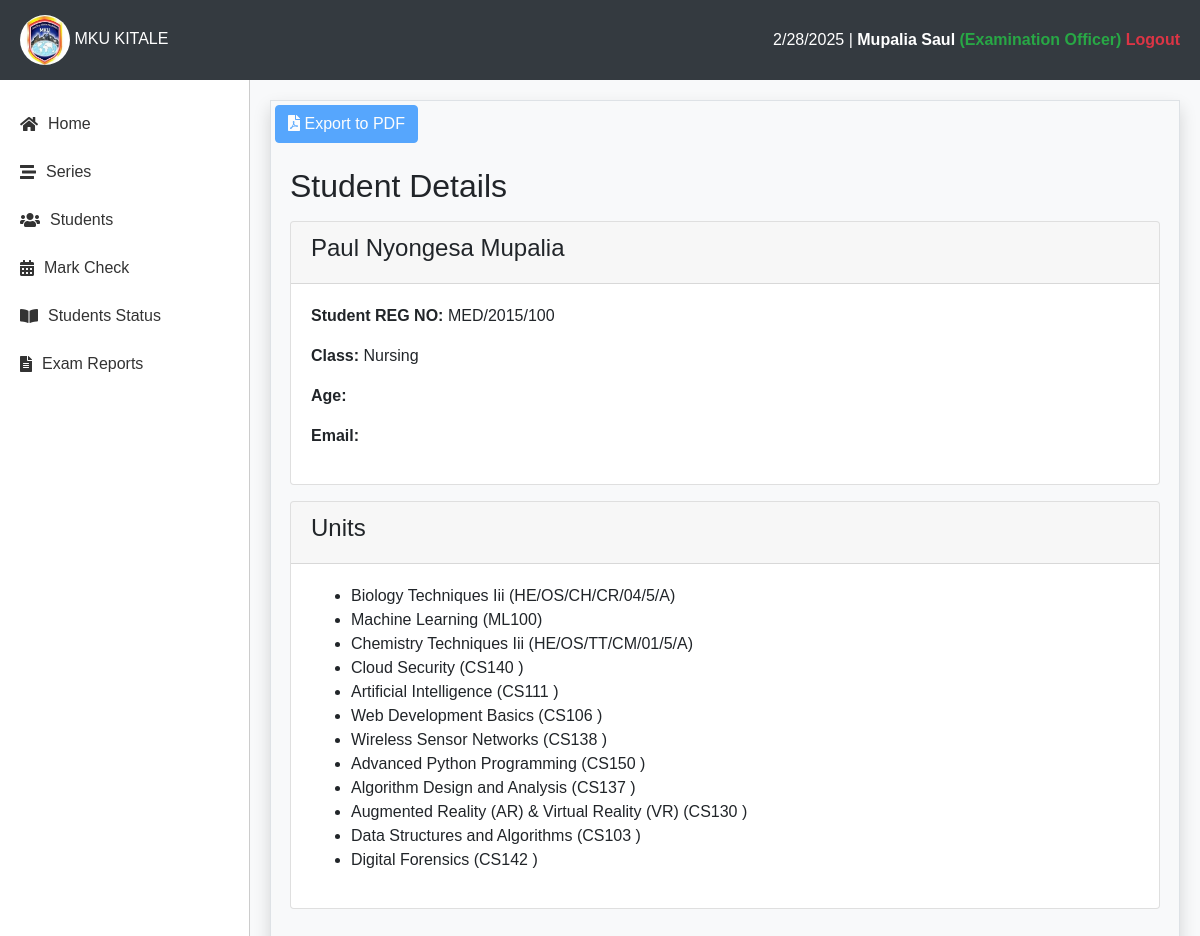
/report/student/1/ (signed in), run on the app's committed database.
### reports/models.py (models this page shows, shortened)
class User(AbstractUser):
    ADMIN = (
        ("ADMIN", "ADMIN"),
        ("STUDENT", "STUDENT"),
        ("TRAINER", "TRAINER"),
        ("EXAMINATION_OFFICER", "EXAMINATION_OFFICER"),
    )
    id_number = models.CharField(max_length=50, unique=True, null=True)
    role = models.CharField(max_length=50, choices=ADMIN, default="STUDENT")
    profile_photo = models.ImageField(upload_to="photos/", blank=True, null=True)

class StudentExam(models.Model):
    registration_number = models.CharField(max_length=30)
    name = models.CharField(max_length=30)
    course = models.ForeignKey(Course, on_delete=models.CASCADE, null=True)
    is_active = models.BooleanField(default=True)

class Course(models.Model):
    course_code = models.CharField(max_length=20, null=True, unique=True)
    course_name = models.CharField(max_length=200, null=True)
    updated = models.DateTimeField(auto_now=True, null=True)
    created = models.DateTimeField(auto_now_add=True, null=True)

class CourseUnit(models.Model):
    course = models.ForeignKey(Course, on_delete=models.CASCADE)
    unit = models.ForeignKey(Unit, on_delete=models.CASCADE)

class Unit(models.Model):
    unit_code = models.CharField(max_length=20, null=True, unique=True)
    unit_name = models.CharField(max_length=200, null=True)
    teaching_hrs_per_class = models.PositiveIntegerField(null=True)
    teaching_hrs_week = models.PositiveIntegerField(null=True)
    teaching_hrs_term = models.PositiveIntegerField(null=True)
    updated = models.DateTimeField(auto_now=True, null=True)
    created = models.DateTimeField(auto_now_add=True, null=True)
    class Meta:
        ordering = ["unit_name"]

### reports/views.py (the view)
# urls.py: path('student/<int:student_id>/', views.student_detail, name='report-student-detail-url'),
@login_required(login_url='signin-url')
def student_detail(request, student_id):
    student = get_object_or_404(StudentExam, id=student_id)
    return render(request, "reports/student_details.html", {"student": student})

### reports/context_processors.py (called while the page is built, shortened)
def remaining_days(request):
    if request.user.is_authenticated:
        try:
            series = Series.objects.get(is_active=True)
            today = datetime.today().date()
            end_date = series.end_date
            remaining = abs((end_date - today).days)
            return {"remaining": remaining}
        except Series.DoesNotExist:
            return {"remaining": 0}
    else:
        return {"remaining": 0}

def dashboard(request):
    if request.user.is_authenticated:
        num_trainers = Trainer.objects.count()
        num_students = StudentExam.objects.count()
        num_units = Unit.objects.count()
        num_courses = Course.objects.count()
        num_admins = User.objects.filter(is_staff=True).count()
        active_classes = TeachingAttendance.objects.filter(is_clocked_in=True, is_clocked_out=False).count()
        return {
            "num_trainers": num_trainers,
            "num_students": num_students,
            "num_units": num_units,
            "num_courses": num_courses,
            "num_admins": num_admins if not request.user else num_admins - 1,
            "active_classes": active_classes,
        }

def unit_count(request):
    if request.user.is_authenticated:
        return {"unit_count": Unit.objects.count()}
    else:
        return {"unit_count": 0}

def student_count(request):
    if request.user.is_authenticated:
        return {"student_count": StudentExam.objects.count()}
    else:
        return {"student_count": 0}

def course_count(request):
    if request.user.is_authenticated:
        return {"course_count": Course.objects.count()}
    else:
        return {"course_count": 0}

    def process_request(self, request):
        try:
            series = Series.objects.get(is_active=True)
            today = datetime.today().date()
            end_date = series.end_date
            if today > end_date:
                series.is_active = False
                series.save()
        except Series.DoesNotExist:
            series = Series.objects.filter(is_active=False)
            today = datetime.today().date()
            for series in series:
                end_date = series.end_date
                if today < end_date or today == end_date:
                    series.is_active = True
                    series.save()
        return None

### templates/reports/student_details.html (shortened to what this page needs)
{% extends "reports/main.html" %}
{% block content %}
<div class="mb-4">
    <button id="exportPdfBtn" class="btn btn-primary {% if students|length == 0 %}disabled{% endif %}">
        <i class="fas fa-file-pdf"></i> Export to PDF
    </button>
</div>
<div class="container student-details">
    <h2 class="mt-4">Student Details</h2>
    <div class="card mt-3">
        <div class="card-header">
            <h4 class="text-capitalize">{{ student.name }}</h4>
        </div>
        <div class="card-body">
            <p><strong>Student REG NO:</strong> {{ student.registration_number }}</p>
            <p><strong>Class:</strong> {{ student.course.course_name }}</p>
            <p><strong>Age:</strong> {{ student.phone }}</p>
            <p><strong>Email:</strong> {{ student.email }}</p>
        </div>
    </div>
    <div class="card mt-3">
        <div class="card-header">
            <h4 class="text-capitalize">Units</h4>
        </div>
        <div class="card-body">
            <ul>
                {% for course_unit in student.course.courseunit_set.all %}
                <li>{{ course_unit.unit.unit_name }} ({{ course_unit.unit.unit_code }})</li>
                {% endfor %}
            </ul>
        </div>
    </div>
</div>
{% endblock %}

### templates/reports/main.html (shortened to what this page needs)
{% load static %}
<!DOCTYPE html>
<html lang="en">
<head>
    <link href="https://stackpath.bootstrapcdn.com/bootstrap/4.5.2/css/bootstrap.min.css" rel="stylesheet">
    <link rel="stylesheet" href="https://cdnjs.cloudflare.com/ajax/libs/font-awesome/5.15.4/css/all.min.css">
</head>
<body>
    <div class="top-nav">
        <div class="logo">
            <img src="{% static 'img/logo.jpeg' %}" alt="Logo">
            <span>MKU KITALE</span>
        </div>
        <div>
            <span id="current-date"></span> |
            <a href="{% url 'report-profile-url' %}">{{ request.user.last_name }} {{ request.user.first_name }} <span class="text-success">(Examination Officer)</span></a>
            <a href="{% url 'report-signout-url' %}" class="text-danger">Logout</a>
        </div>
    </div>
    <div class="main-container">
        <div class="sidebar">
            {% if request.user.is_authenticated %}
                <a href="{% url 'report-home-url' %}"><i class="fas fa-home"></i> Home</a>
                <a href="{% url 'report-series-url' %}"><i class="fas fa-stream"></i> Series</a>
                <a href="{% url 'report-students-all-url' %}"><i class="fas fa-users"></i> Students</a>
                <a href="{% url 'report-mark-entry-url' %}"><i class="fas fa-calendar-alt"></i> Mark Check</a>
                <a href="{% url 'report-students-exam-status-url' %}"><i class="fas fa-book-open"></i> Students Status</a>
                <a href="{% url 'report-mark-reports-url' %}"><i class="fas fa-file-alt"></i> Exam Reports</a>
            {% endif %}
        </div>
        <div class="content">
            <div class="border p-1 shadow" style="min-height: 100vh;">
                {% block content %}
                {% endblock %}
            </div>
        </div>
    </div>
</body>
</html>

### templates/reports/main.html (style rules this page uses)
body, html { height: 100%; margin: 0; font-family: 'Arial', sans-serif; }
.top-nav { background-color: #343a40; color: white; padding: 15px 20px; display: flex; justify-content: space-between; align-items: center; box-shadow: 0px 2px 10px rgba(0, 0, 0, 0.1); }
.top-nav .logo img { width: 50px; height: 50px; border-radius: 50%; }
.top-nav a { color: white; text-decoration: none; font-weight: bold; }
.main-container { display: flex; height: calc(100vh - 70px); overflow: hidden; }
.sidebar { width: 250px; background-color: #fff; padding-top: 20px; height: 100%; border-right: 1px solid #ccc; display: flex; flex-direction: column; box-shadow: 2px 0px 5px rgba(0, 0, 0, 0.1); }
.sidebar a { color: #333; text-decoration: none; padding: 12px 20px; display: flex; align-items: center; font-size: 1rem; transition: 0.3s; }
.sidebar a i { margin-right: 10px; }
.content { flex-grow: 1; background-color: #f8f9fa; padding: 20px; overflow-y: auto; }

### data on the page
User: user.last_name "Mupalia", user.first_name "Saul"
StudentExam: name "Paul Nyongesa Mupalia", registration_number "MED/2015/100", course.course_name "Nursing"
CourseUnit: unit.unit_name "Biology Techniques Iii", unit.unit_code "HE/OS/CH/CR/04/5/A"
CourseUnit: unit.unit_name "Machine Learning", unit.unit_code "ML100"
CourseUnit: unit.unit_name "Chemistry Techniques Iii", unit.unit_code "HE/OS/TT/CM/01/5/A"
CourseUnit: unit.unit_name "Cloud Security", unit.unit_code "CS140"
CourseUnit: unit.unit_name "Artificial Intelligence", unit.unit_code "CS111"
CourseUnit: unit.unit_name "Web Development Basics", unit.unit_code "CS106"
CourseUnit: unit.unit_name "Wireless Sensor Networks", unit.unit_code "CS138"
CourseUnit: unit.unit_name "Advanced Python Programming", unit.unit_code "CS150"
CourseUnit: unit.unit_name "Algorithm Design and Analysis", unit.unit_code "CS137"
CourseUnit: unit.unit_name "Augmented Reality (AR) & Virtual Reality (VR)", unit.unit_code "CS130"
CourseUnit: unit.unit_name "Data Structures and Algorithms", unit.unit_code "CS103"
CourseUnit: unit.unit_name "Digital Forensics", unit.unit_code "CS142"
